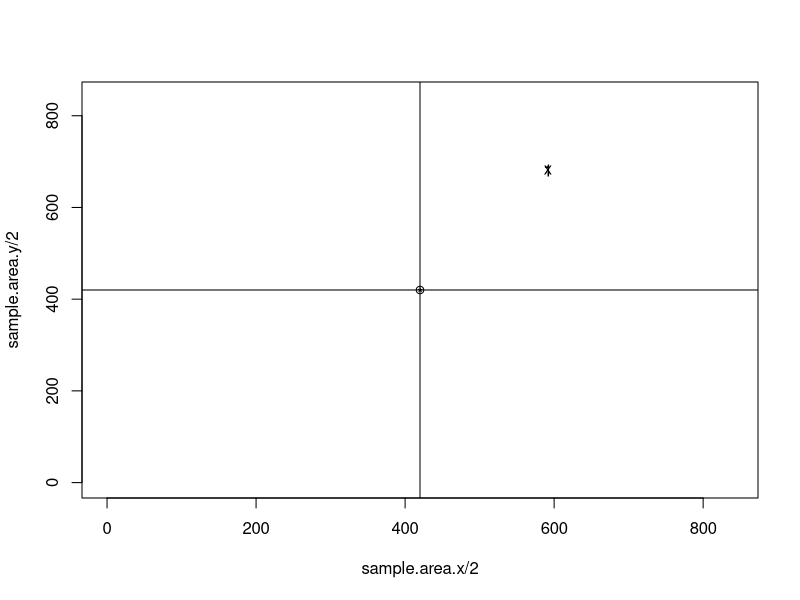

Here is the R script that generated this plot:
#Simulation model: AnimDens
#By: Christine Ward-Paige, December 2009. 

#This is a function that simulates divers counting fish while deploying the belt-transect and stationary-
#point-count underwater visual census techniques. The model assumes an area that is featureless and flat. The depth 
#can be changed (default is 1m). For each simulation, the divers start in the middle and face in the same 
#direction. At each time step (which is set by the user) divers count the number of fish they can see based
#on the direction the diver is facing, the visibility distance (set by the user) and the angle of which the 
#diver can see at a given time step (set by the user). The fish move at a speed specified by the user, and 
#travel in a direction that is restricted (selected angle is set by the user) based on the previous direction. 
#Fish that reach the boundaries of the area are able to leave and come back in (not reflected). Divers do
#not recount fish. 

#There are 2 steps to this simulation:
#1. Defines the function. Here, defaults and other factors can be set. 
#2. Set the parameters. Most parameters have been set up to be changed easily and run across a range of 
#values. 


#############DEFINE THE FUNCTION###############
shark.simulation <- function(
	visib.length=13,
	stationary.radius=7.5, 
	transect.width=4, 
	B0=60, 
	B1=0,
	sample.area.x=840, 
	sample.area.y=840, 
	sample.total.area= (sample.area.x*sample.area.y), 
	sample.area.z=1,       
	time.step=2, 
	transect.diver.mean.speed=4/60, 
	transect.diver.range.speed=0, 
      transect.diver.spread.speed=5, 
	shark.mean.speed=0, 
	shark.range.speed=0,  
      shark.spread.speed=0.1,
	numb.sharks=10,
	nsim = 1,
	no.sec=60,
	stationary.vis.angle=80,
	shark.dir.angle=45
)

{
	number.seen.transect<- rep(0,nsim)
	number.seen.stationary<-rep(0,nsim)

for (j in 1:nsim)
{
plot (sample.area.x/2,sample.area.y/2,xlim=c(0,sample.area.x),ylim=c(0,sample.area.y))
abline(h=sample.area.x/2,v=sample.area.x/2)

#PLACE THE DIVERS: randomly place 2 divers in the x and y coordinates, 1m above 0 in the z coordinate
	transect.diver.location.x<-sample.area.x/2
	transect.diver.location.y<-sample.area.y/2
	transect.diver.location.z<-1
	stationary.diver.location.x<-transect.diver.location.x
	stationary.diver.location.y<-transect.diver.location.y
	stationary.diver.location.z<-transect.diver.location.z

#ORIENT THE DIVERS: start all divers in the same direction 	
	transect.diver.direction<-90
	stationary.diver.direction<-transect.diver.direction		

#PLACE THE SHARKS: randomly place sharks in the sample area and return a list of all their locations
	simulate.shark.locations<-function(numb.sharks,sample.area.x,sample.area.y,sample.area.z)
	{
	x.shark<-runif(numb.sharks,0,sample.area.x) 
	y.shark<-runif(numb.sharks,0,sample.area.y)
	z.shark<-runif(numb.sharks,0,sample.area.z)
	return(list(x.shark=x.shark,y.shark=y.shark,z.shark=z.shark))
	}
	shark.locations.sim<-simulate.shark.locations(numb.sharks,sample.area.x,sample.area.y,sample.area.z)
	text(shark.locations.sim$x.shark,shark.locations.sim$y.shark, 1:numb.sharks)

#ORIENT THE SHARKS: randomly select a direction (0-360) that the sharks will face for time=0
	shark.direction.horiz<-runif(numb.sharks,0,360)

	vert.angle.sim<-rbeta(numb.sharks,5,5)
		#2. translate the mean to be between 4.5/60 and 5.5/60 instead of 0 and 1 (m/min to m/seconds)
		a=15
		b=165
		shark.direction.vert=a+vert.angle.sim*(b-a)


	#vectors to fill the shark sightings in as it run's through the loop
		transect.diver.sharks<-rep(0,numb.sharks)
		roving.diver.sharks<-rep(0,numb.sharks)
		stationary.diver.sharks<-rep(0,numb.sharks)

#COUNT THE SHARKS AT INITIAL TIME: 
	#1. Distance between the sharks and divers: subtract the distance in x,y,z coordinates of divers from sharks :	sqrt((xs-xr)^2+(ys-yr)^2+(zs-zr)^2)
		transect.diver.shark.distance<- sqrt((shark.locations.sim$x.shark-transect.diver.location.x)^2+(shark.locations.sim$y.shark-transect.diver.location.y)^2+(shark.locations.sim$z.shark-transect.diver.location.z)^2)
		stationary.diver.shark.distance<- sqrt((shark.locations.sim$x.shark-stationary.diver.location.x)^2+(shark.locations.sim$y.shark-stationary.diver.location.y)^2+(shark.locations.sim$z.shark-stationary.diver.location.z)^2)

	#2. if the sharks aren't within max visibility of the diver then they are zero
			transect.shark.distance.detection<-ifelse (transect.diver.shark.distance<= visib.length, 1, 0) #selecting 1 if close enough to roving diver if not then 0
			stationary.shark.distance.detection<-ifelse (stationary.diver.shark.distance<= visib.length, 1, 0) #selecting 1 if close enough to roving diver if not then 0

	#3. if they are close enough to be seen then we need to deal with angles to see if they see them: atan2((ys-yd),(xs-xd))
		#a) find the angle b/w the diver and shark: gives positive angles and is positive when the y for the shark is greater than the y of the diver

			transect.shark.box.detection<-ifelse(shark.locations.sim$y.shark-transect.diver.location.y >=0 & shark.locations.sim$y.shark-transect.diver.location.y <= visib.length & abs(shark.locations.sim$x.shark-transect.diver.location.x)<.5*transect.width,1,0)
			transect.shark.vert.angle<-acos((shark.locations.sim$z.shark-transect.diver.location.z)/transect.diver.shark.distance)/pi*180 
			transect.shark.vert.detection<-ifelse(transect.shark.vert.angle<=40,0,1)

			stationary.shark.angle<- atan2((shark.locations.sim$y.shark-stationary.diver.location.y),(shark.locations.sim$x.shark-stationary.diver.location.x))/pi*180 
			stationary.shark.angle<- ifelse(shark.locations.sim$y.shark>stationary.diver.location.y,stationary.shark.angle,stationary.shark.angle+360)%%360
			stationary.shark.angle.detection<-ifelse(stationary.shark.angle<=(stationary.diver.direction+stationary.vis.angle)%%360 | stationary.shark.angle>=(stationary.diver.direction-stationary.vis.angle)%%360,1,0)
			stationary.shark.vert.angle<-acos((shark.locations.sim$z.shark-stationary.diver.location.z)/stationary.diver.shark.distance)/pi*180 
			stationary.shark.vert.detection<-ifelse(stationary.shark.vert.angle<=40,0,1)

		#b) now deal with the orientation of the diver relative to the shark
			transect.shark.detection<-transect.shark.box.detection*transect.shark.distance.detection*transect.shark.vert.detection
			stationary.shark.detection<-stationary.shark.angle.detection*stationary.shark.distance.detection*stationary.shark.vert.detection

	transect.diver.sharks<-transect.diver.sharks+transect.shark.detection
	stationary.diver.sharks<-stationary.diver.sharks+stationary.shark.detection


#LOOP 
	for (i in 1:no.sec) 

{	

#MOVE THE DIVERS
	#Transect Diver: straight ahead
		#1.simulate 1 random number from the beta distribution with parameter transect.diver.spread.speed
			speed.sim<-rbeta(1,transect.diver.spread.speed,transect.diver.spread.speed)
		#2. translate the mean to be between 4.5/60 and 5.5/60 instead of 0 and 1 (m/min to m/seconds)
			a=transect.diver.mean.speed-transect.diver.range.speed
			b=transect.diver.mean.speed+transect.diver.range.speed
			transect.diver.real.speed=a+speed.sim*(b-a)
		#3. now take direction (from above) and speed and move the diver along
			#update location for new time step by add new direction to old
		transect.diver.location.x<-transect.diver.location.x+transect.diver.real.speed*cos(transect.diver.direction/360*2*pi)
		transect.diver.location.y<-transect.diver.location.y+transect.diver.real.speed*sin(transect.diver.direction/360*2*pi)
		transect.diver.location.z<-1
		points(transect.diver.location.x,transect.diver.location.y,pch='*')
	#Stationary Diver
		#stay in a single location and spin
		#move the diver 4 degrees for every 1 second
			stationary.diver.direction<-stationary.diver.direction+4 
			stationary.diver.direction<-stationary.diver.direction %% 360 #angles bigger than 360 #
			stationary.diver.direction<-ifelse(stationary.diver.direction <0,360+stationary.diver.direction,stationary.diver.direction) 

#MOVE THE SHARKS
		#a. randomly sample the angle within 'shark.dir.angle' degree around the shark where they will move in 1 second time step 
			shark.direction.horiz<-shark.direction.horiz+runif(numb.sharks,-(shark.dir.angle),shark.dir.angle)
			shark.direction.vert<-shark.direction.vert+runif(numb.sharks,-5,5)
			shark.direction.vert<-ifelse(shark.direction.vert>165,165,shark.direction.vert)
			shark.direction.vert<-ifelse(shark.direction.vert<15,15,shark.direction.vert)

		#b.simulate 1 random number from the beta distribution with parameter shark.spread.speed
			speed.sim<-rbeta(numb.sharks,shark.spread.speed,shark.spread.speed)

		#c. translate the mean to be between 4.5/60 and 5.5/60 instead of 0 and 1 (m/min to m/seconds)
			a=shark.mean.speed-shark.range.speed
			b=shark.mean.speed+shark.range.speed
			shark.real.speed=a+speed.sim*(b-a)
		#d. now take direction (from above) and speed and move the shark along
			#update location for new time step by add new direction to old
		
			shark.locations.sim$x.shark<-shark.locations.sim$x.shark+shark.real.speed*cos(shark.direction.horiz/180*pi)*sin(shark.direction.vert/180*pi)
			shark.locations.sim$y.shark<-shark.locations.sim$y.shark+shark.real.speed*sin(shark.direction.horiz/180*pi)*sin(shark.direction.vert/180*pi)

			shark.locations.sim$z.shark<-shark.locations.sim$z.shark+shark.real.speed*cos(shark.direction.vert/180*pi)

          	        shark.direction.vert<-ifelse(shark.locations.sim$z.shark>sample.area.z,runif(1,15,90),shark.direction.vert)
        		shark.locations.sim$z.shark<-ifelse(shark.locations.sim$z.shark>sample.area.z,sample.area.z,shark.locations.sim$z.shark)
			
         	        shark.direction.vert<-ifelse(shark.locations.sim$z.shark<0,runif(1,90,165),shark.direction.vert)
        		shark.locations.sim$z.shark<-ifelse(shark.locations.sim$z.shark<0,0,shark.locations.sim$z.shark)
						
                 	points(shark.locations.sim$x.shark,shark.locations.sim$y.shark,pch='x')


#AT EACH TIME STEP
	#a. Distance between the sharks and divers: subtract the distance in x,y,z coordinates of divers from sharks :	sqrt((xs-xr)^2+(ys-yr)^2+(zs-zr)^2)
			transect.diver.shark.distance<- sqrt((shark.locations.sim$x.shark-transect.diver.location.x)^2+(shark.locations.sim$y.shark-transect.diver.location.y)^2+(shark.locations.sim$z.shark-transect.diver.location.z)^2)
			stationary.diver.shark.distance<- sqrt((shark.locations.sim$x.shark-stationary.diver.location.x)^2+(shark.locations.sim$y.shark-stationary.diver.location.y)^2+(shark.locations.sim$z.shark-stationary.diver.location.z)^2)

	#b. if the sharks aren't within max visibility of the diver then they are zero
			transect.shark.distance.detection<-ifelse (transect.diver.shark.distance<= visib.length, 1, 0) #selecting 1 if close enough to roving diver if not then 0
			stationary.shark.distance.detection<-ifelse (stationary.diver.shark.distance<= visib.length, 1, 0) #selecting 1 if close enough to roving diver if not then 0

	#c. if they are close enough to be seen then we need to deal with angles to see if they see them: atan2((ys-yd),(xs-xd))
		#find the angle b/w the diver and shark: gives positive angles and is positive when the y for the shark is greater than the y of the diver

			transect.shark.box.detection<-ifelse(shark.locations.sim$y.shark-transect.diver.location.y >=0 & shark.locations.sim$y.shark-transect.diver.location.y <= visib.length & abs(shark.locations.sim$x.shark-transect.diver.location.x)<.5*transect.width,1,0)
			transect.shark.vert.angle<-acos((shark.locations.sim$z.shark-transect.diver.location.z)/transect.diver.shark.distance)/pi*180 
			transect.shark.vert.detection<-ifelse(transect.shark.vert.angle<=40,0,1)

			stationary.shark.angle<- atan2((shark.locations.sim$y.shark-stationary.diver.location.y),(shark.locations.sim$x.shark-stationary.diver.location.x))/pi*180 
			stationary.shark.angle<- ifelse(shark.locations.sim$y.shark>stationary.diver.location.y,stationary.shark.angle,stationary.shark.angle+360)%%360
			stationary.shark.angle.detection<-ifelse(stationary.shark.angle<=(stationary.diver.direction+stationary.vis.angle)%%360 | stationary.shark.angle>=(stationary.diver.direction-stationary.vis.angle)%%360,1,0)
			stationary.shark.vert.angle<-acos((shark.locations.sim$z.shark-stationary.diver.location.z)/stationary.diver.shark.distance)/pi*180 
			stationary.shark.vert.detection<-ifelse(stationary.shark.vert.angle<=40,0,1)

	#d. now deal with the orientation of the diver relative to the shark
			transect.shark.detection<-transect.shark.box.detection*transect.shark.distance.detection*transect.shark.vert.detection
			stationary.shark.detection<-stationary.shark.angle.detection*stationary.shark.distance.detection*stationary.shark.vert.detection


	#e. make a list of all the sharks seen at each time step
		transect.diver.sharks<-transect.diver.sharks+transect.shark.detection
		stationary.diver.sharks<-stationary.diver.sharks+stationary.shark.detection


}
	number.seen.transect[j]<-sum(ifelse(transect.diver.sharks>0,1,0))
	number.seen.stationary[j]<-sum(ifelse(stationary.diver.sharks>0,1,0))

}
return(c(number.seen.transect, number.seen.stationary))
}


################PART 2: VARY THE PARAMETERS####################
#Run shark.simulation function for a range of run times for a few different shark speeds

unq.density<-c(1)#,10,100,1000)#,10000,100000) #number of fish in samplearea 
unq.speed<-c(0)#,0.001,0.01,0.1,0.5,1,2,4) #m/sec
unq.transectwidth<- c(1)#,4,8,20) #m 
unq.transectspeed<- c(1/60)#,4/60,7/60)#m/min
unq.time<-c(1)#,300)#3600) #sec
unq.visib<-c(1)#,13,29,45) #m
unq.sharkangle<- c(1)#,22.5,45) #degrees

actual.area<-(840*840)
actual.density<-(unq.density/actual.area)

results.int<-c()

for (i in unq.density)
{
for (j in unq.speed) 
{
for (k in unq.time)
{
for (l in unq.visib)
{
for (m in unq.transectwidth)
{
for (n in unq.transectspeed)
{
for (o in unq.sharkangle)
{

res<- shark.simulation(shark.mean.speed=j, 
	numb.sharks=i,
	no.sec=k,
	visib.length=l,
	transect.width=m,
	transect.diver.mean.speed=n,
	shark.dir.angle=o
	)

results.int<-rbind(results.int,c(i,j,k,l,m,n,o,actual.area,actual.density,res)) 
}
}
}
}
}
}
}

results.int
############SAVE THE RESULTS
#results<- results.int
#save(results,file="TimeDensSpeed.save")
#q("yes")
#write.table(results, file="RangeA1.csv",row.names=TRUE,col.names=TRUE,sep=" ")



